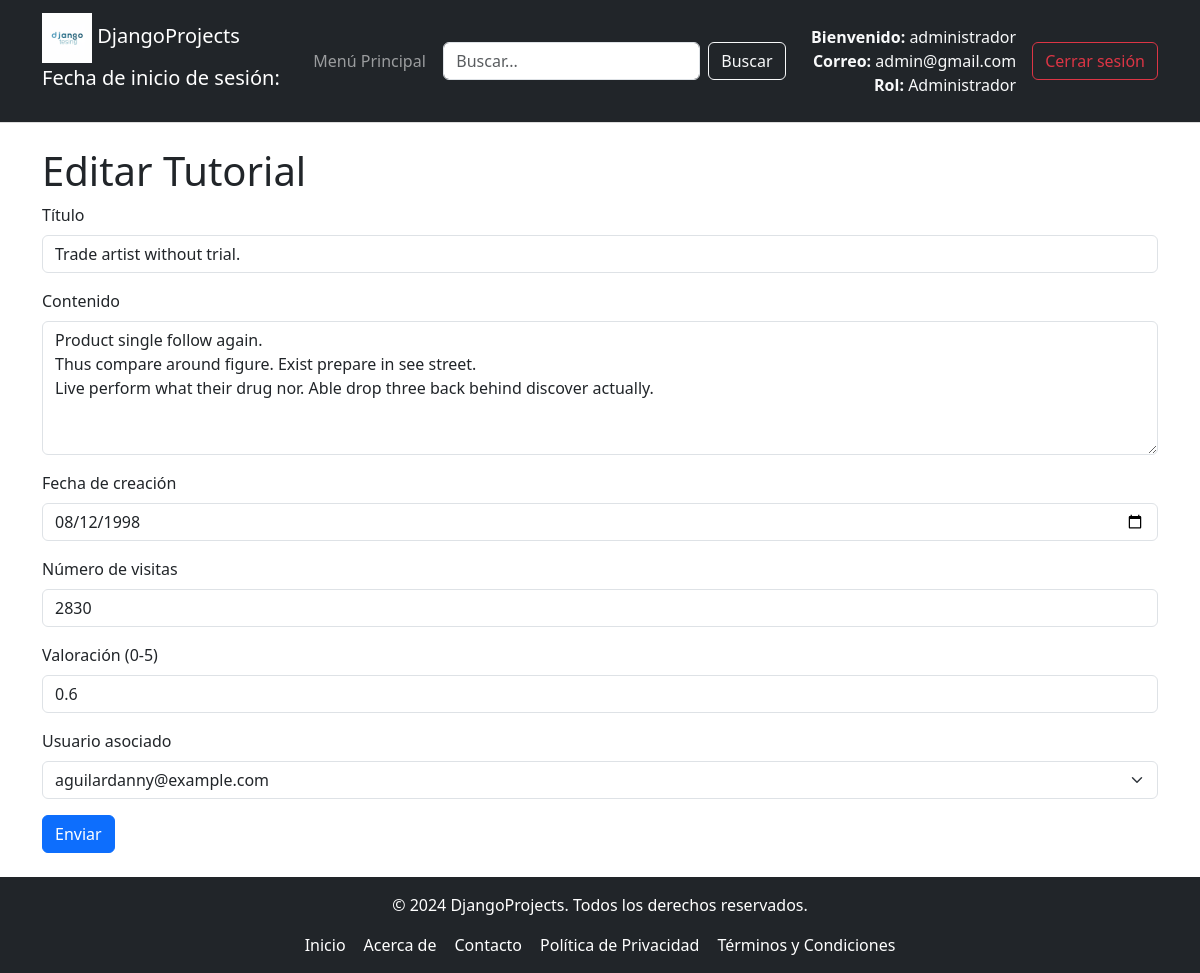
The app's page /formulario/tutorial-modificar/2 (signed in), older data.
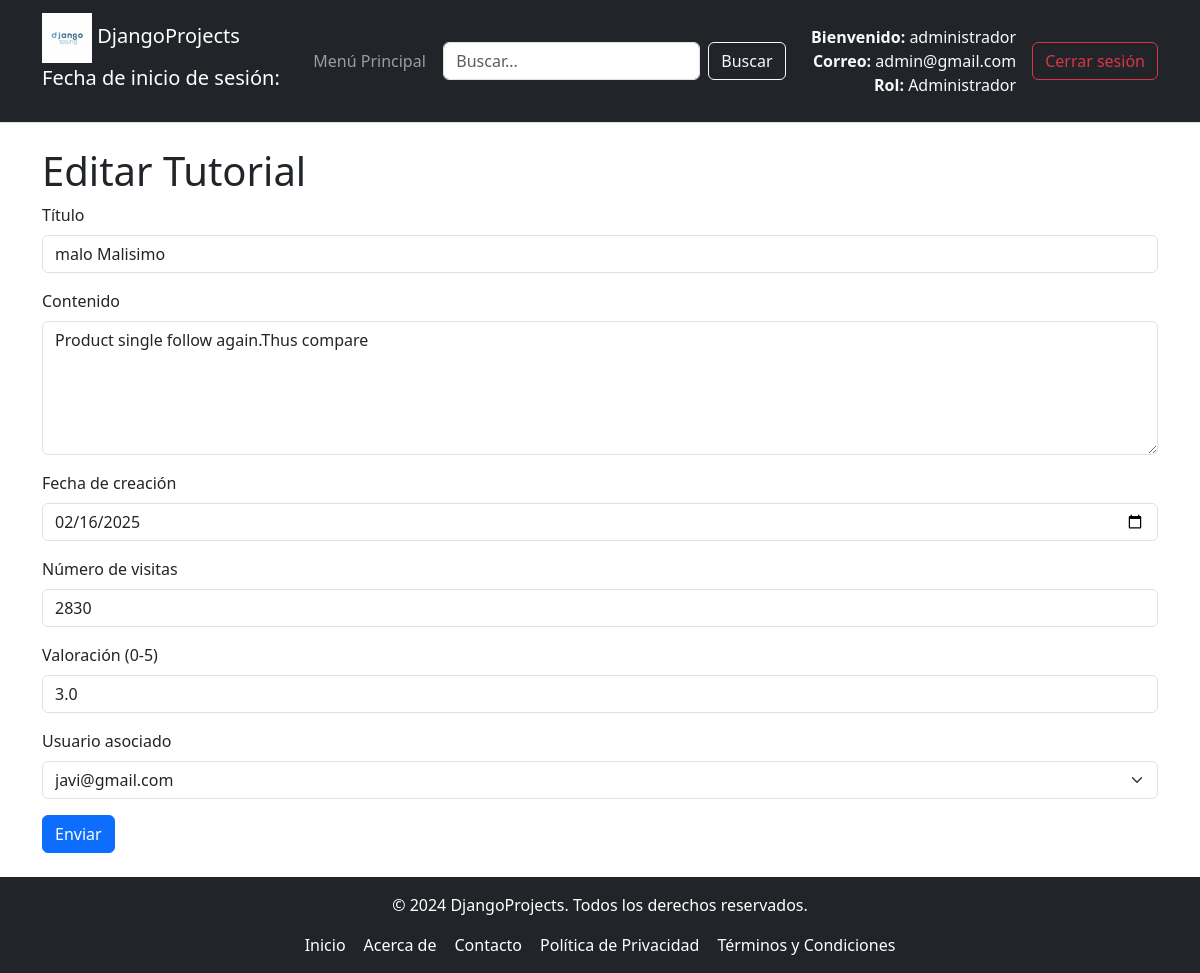
The same page, newer data.
### tutorial/models.py (models this page shows, shortened)
class Tutorial(models.Model):
    titulo = models.CharField(max_length=50)
    contenido = models.TextField()
    fecha_Creacion = models.DateTimeField()
    visitas = models.IntegerField()
    valoracion = models.DecimalField(max_digits=3, decimal_places=1)
    usuario = models.ForeignKey(Usuario, on_delete=models.CASCADE, related_name="usuario_del_tutorial")

### tutorial/views.py (the view, shortened to what this page needs)
# urls.py: path('formulario/tutorial-modificar/<int:tutorial_id>', views.tutorial_modificar,name="tutorial_modificar"),
@permission_required('tutorial.change_tutorial')
def tutorial_modificar(request, tutorial_id):
    tutorial = Tutorial.objects.get(id= tutorial_id)
    datosFormulario = None
    if request.method == 'POST':
        datosFormulario = request.POST
    formulario = TutorialForm(datosFormulario, instance= tutorial)
    return render(request, 'formulario/tutorial_modificar.html',{"formulario":formulario,"tutorial":tutorial})

### tutorial/models.py (called while the page is built)
    def __str__(self):
        return self.email

### tutorial/templates/formulario/tutorial_modificar.html (shortened to what this page needs)
{% extends "Padre.html" %}
{% block cabecera %}
    <h1>Editar Tutorial</h1>
{% endblock %}
{% block contenido %}
{% load django_bootstrap5 %}
<form action = "{% url 'tutorial_modificar' tutorial.id %}" method = "post">
    {% load django_bootstrap5 %}
    {% bootstrap_form formulario %}
    {% bootstrap_button "Enviar" button_type="submit" button_class="btn-primary" %}
</form>
{% endblock %}

Row changes from the older to the newer data that the page shows:
changed Tutorial: titulo "Trade artist without trial." → "malo Malisimo"; contenido "Product single follow again. Thus compare around figure. Exist prepare in see street. Live perform what their drug nor. Able drop three back behind discover actually." → "Product single follow again.Thus compare"; fecha_Creacion "08/12/1998" → "02/16/2025"; valoracion "0.6" → "3.0"; usuario "aguilardanny@example.com" → "javi@gmail.com"
